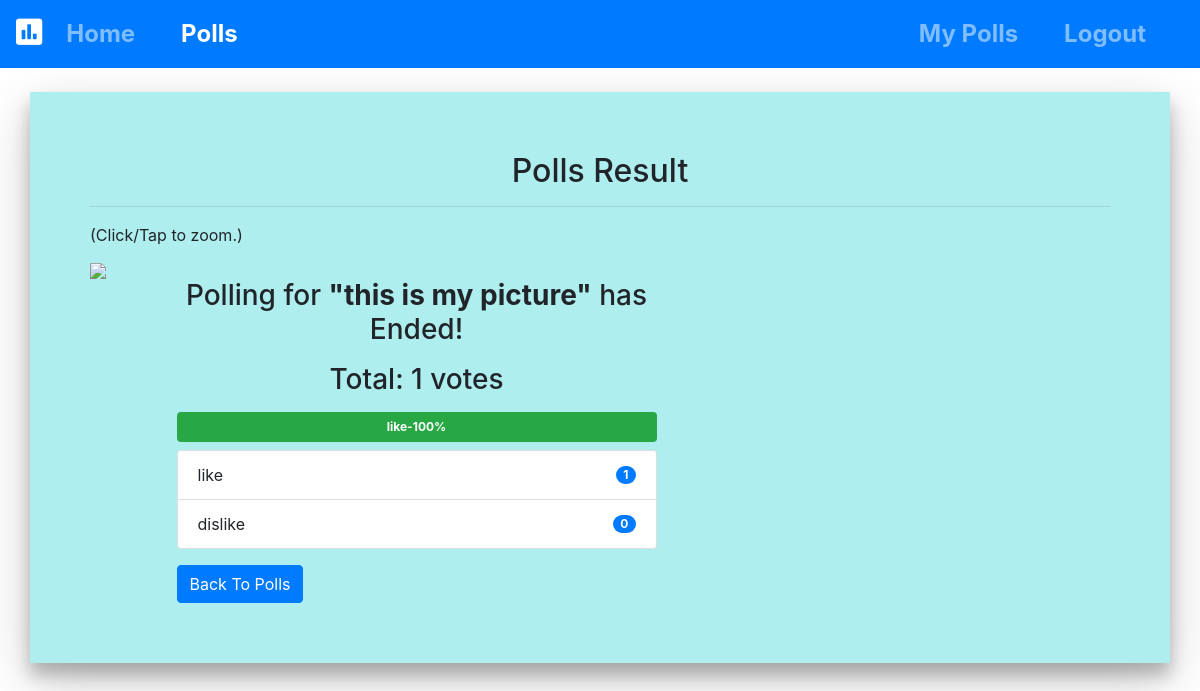
Screenshot of /polls/end/28/ (signed in) with the database file from the repository.
### polls/models.py (models this page shows, shortened)
class Poll(models.Model):
    owner = models.ForeignKey(User, on_delete=models.CASCADE)
    text = models.TextField()
    picture = models.BinaryField(null=True, editable=True)
    content_type = models.CharField(max_length=256, null=True, help_text='The MIMEType of the file')
    pub_date = models.DateTimeField(default=timezone.now)
    active = models.BooleanField(default=True)
    @property
    def get_vote_count(self):
        return self.vote_set.count()
    def get_result_dict(self):
        res = []
        for choice in self.choice_set.all():
            d = {}
            alert_class = ['primary', 'secondary', 'success',
                           'danger', 'dark', 'warning', 'info']
            d['alert_class'] = secrets.choice(alert_class)
            d['text'] = choice.choice_text
            d['num_votes'] = choice.get_vote_count
            if not self.get_vote_count:
                d['percentage'] = 0
            else:
                d['percentage'] = (choice.get_vote_count /
                                   self.get_vote_count)*100
            res.append(d)
        return res

class Choice(models.Model):
    poll = models.ForeignKey(Poll, on_delete=models.CASCADE)
    choice_text = models.CharField(max_length=255)
    @property
    def get_vote_count(self):
        return self.vote_set.count()

### polls/views.py (the view)
# urls.py: path('end/<int:poll_id>/', views.endpoll, name='end_poll'),
@login_required
def endpoll(request, poll_id):
    poll = get_object_or_404(Poll, pk=poll_id)
    if request.user != poll.owner:
        return redirect('home')
    if poll.active is True:
        poll.active = False
        poll.save()
        return render(request, 'polls/poll_result.html', {'poll': poll})
    else:
        return render(request, 'polls/poll_result.html', {'poll': poll})

### polls/templates/polls/poll_result.html (shortened to what this page needs)
{% extends 'base.html' %}
{% load humanize %}
{% block content %}
<nav class="navbar navbar-expand-sm navbar-dark bg-primary">
    <a class="navbar-brand" href=""><i class="fas fa-poll" style="font-size:150%;"></i></a>
    <div class="collapse navbar-collapse" id="collapsibleNavId">
        <ul class="navbar-nav mr-auto mt-2 mt-lg-0">
            <li class="nav-item" style="margin-right:30px;font-size: 150%; font-weight: bold;">
                <a class="nav-link " href="{% url 'home' %}">Home <span class="sr-only">(current)</span></a>
            </li>
            <li class="nav-item " style="margin-right:30px;font-size: 150%; font-weight: bold;">
                <a class="nav-link active" href="{% url 'polls:list' %}">Polls</a>
            </li>
        </ul>
        <div class="navbar-nav ml-auto">
            {% if request.user.is_authenticated %}
            <a class="nav-link" style="margin-right:30px;font-size: 150%; font-weight: bold;" href="{% url 'polls:list_by_user' %}">My Polls</a>
            <a class="nav-link" style="margin-right:30px;font-size: 150%; font-weight: bold;" href="{% url 'accounts:logout' %}">Logout</a>
            {% else %}
            <a class="nav-link" style="margin-right:30px;font-size: 150%; font-weight: bold;" href="{% url 'accounts:login' %}">Login</a>
            <a class="nav-link" style="margin-right:30px;font-size: 150%; font-weight: bold;" href="{% url 'accounts:register' %}">Signup</a>
            {% endif %}
        </div>
    </div>
</nav>
<div class="containe pollresult">
<h2 style="text-align:center;">Polls Result</h2>
    <hr>
{% if poll.content_type %}
<p>(Click/Tap to zoom.)</p>
<img class="pollimgresult"style="" src="{% url 'polls:poll_picture' poll.id %}"
    onclick="document.getElementById('overlay').style.display = 'block';">
{% endif %}
    {% if messages %}
    <div class="messages">
        {% for message in messages %}
        <div {% if message.tags %} class="{{ message.tags }}" {% endif %}>{{ message }}
            <button type="button" class="close" data-dismiss="alert" aria-label="Close">
                <span aria-hidden="true">&times;</span>
            </button>
        </div>
        {% endfor %}
    </div>
    {% else %}
    <div class="pollgraph" style="">
        <div class="col-md-12 offset-sm-0" style="">
            {% if poll.active %}
            <h3 class="mt-3 mb-3 text-center">Results till now: {{ poll.text }}</h3>
            {% else %}
            <h3 class="mt-3 mb-3 text-center">Polling for <b>"{{ poll.text }}"</b> has Ended!</h3>
            {% endif %}
            <h3 class="mb-2 text-center">Total: {{ poll.get_vote_count }} votes</h3>
            <div class="progress mt-3 mb-2" style="height:30px;">
                {% for choice in poll.get_result_dict %}
                <div class="progress-bar bg-{{ choice.alert_class }}" role="progressbar" style="width: {{ choice.percentage }}%;"
                    aria-valuenow="30" aria-valuemin="0" aria-valuemax="100"><b style="font-size:100%;">
                        {{choice.text|truncatewords:2}}-{{choice.percentage|floatformat}}%</b>
                </div>
                {% endfor %}
            </div>
            <ul class="list-group">
                {% for choice in poll.choice_set.all %}
                <li class="list-group-item d-flex justify-content-between align-items-center">
                    {{ choice.choice_text }}
                    <span class="badge badge-primary badge-pill">{{ choice.get_vote_count }}</span>
                </li>
                {% endfor %}
            </ul>
            {% endif %}
            <a class="btn btn-primary mt-3" href="{% url 'polls:list' %}" role="button">Back To Polls</a>
        </div>
    </div>
</div>
{% endblock content %}

### static/css/home_style.css (style rules this page uses)
.pollresult { margin: auto; width:95%; background-color: #afeeee ; padding: 5%; border-radius: 0%; box-shadow: 0 12px 16px 0 rgba(0,0,0,0.24), 0 17px 50px 0 rgba(0,0,0,0.19); margin-bottom:5%; margin-top:2%; }
.pollimgresult { max-width:40%; vertical-align: top; }
.pollgraph { display:inline-block; width:50%; margin-left:5%; }

### rows the page displays
Poll: text "this is my picture", get_vote_count "1"
Choice: text "like", choice_text "like", get_vote_count "1"
Choice: choice_text "dislike", get_vote_count "0"

### other values shown
{{ choice.percentage|floatformat }} "100"
